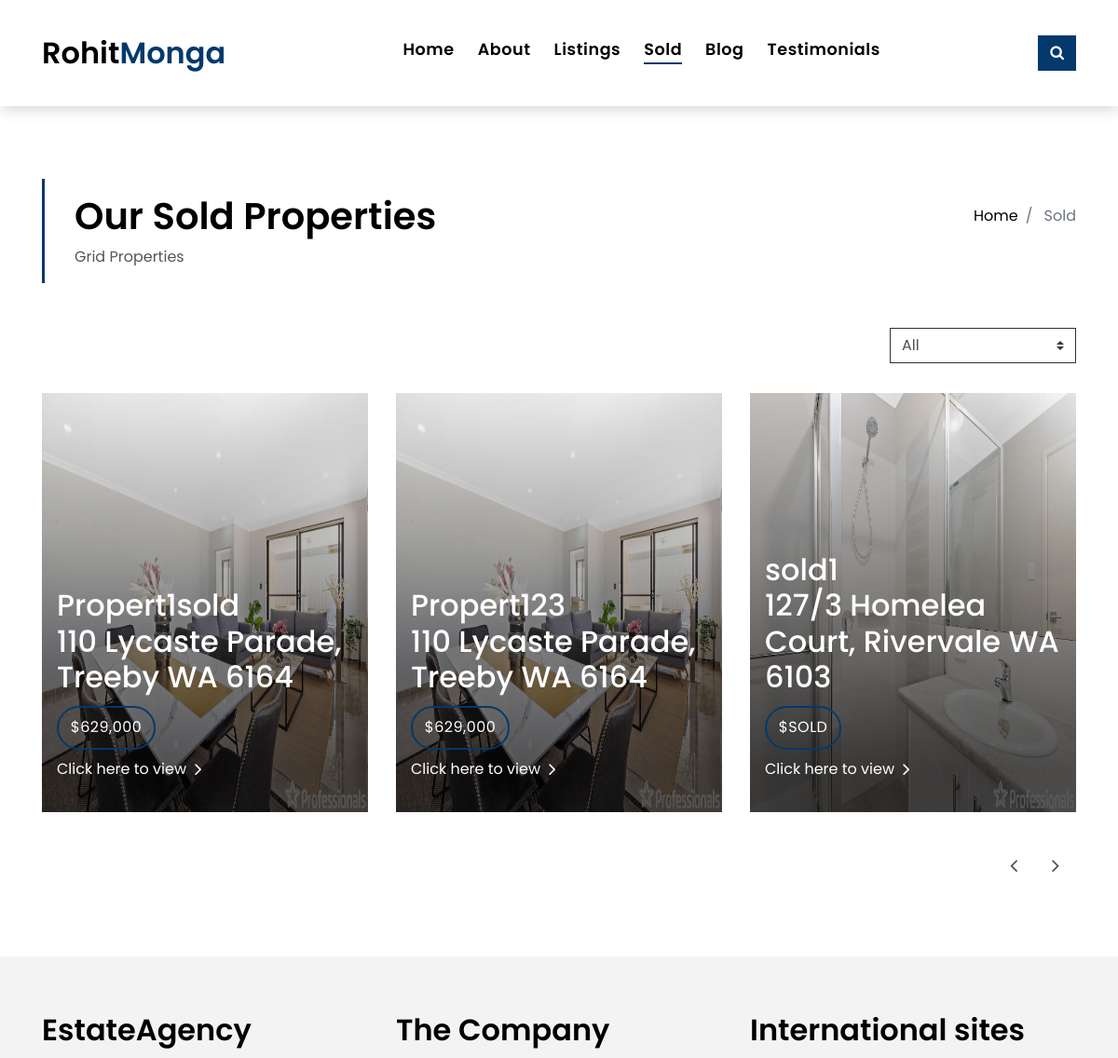
The app's page /sold (upper part), older data.
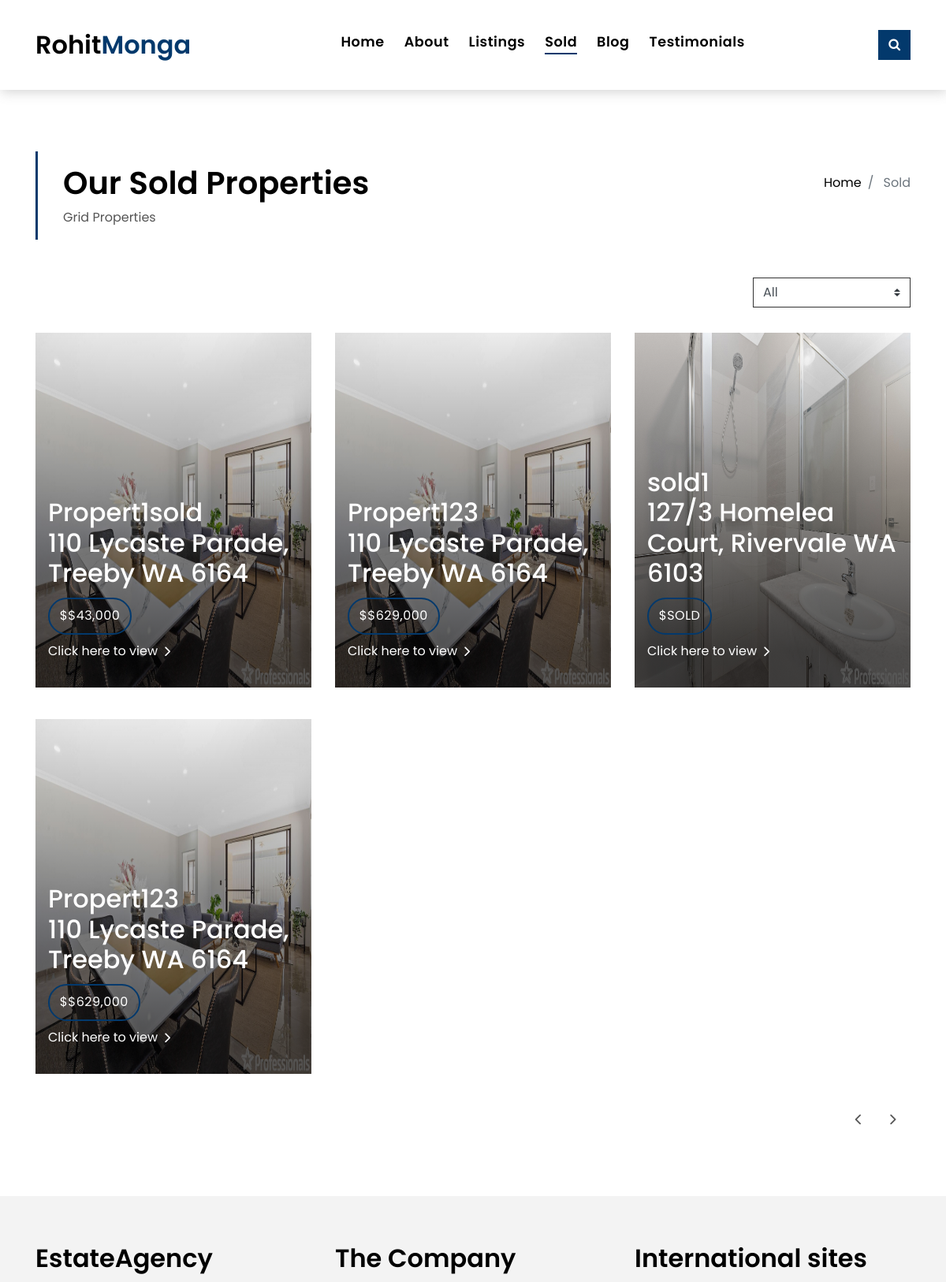
The same page, newer data.
### pages/models.py (models this page shows, shortened)
class SoldListing(models.Model):
    title = models.CharField(max_length=255)
    address = models.CharField(max_length=200)
    description = models.TextField(blank=True)
    price = models.CharField(max_length=20)
    bedrooms = models.IntegerField(blank=True)
    bathrooms = models.IntegerField(default=2, blank=True)
    garage = models.IntegerField(default=2, blank=True)
    area = models.IntegerField(null=True, blank=True)
    lot_size = models.IntegerField(null=True, blank=True)
    photo_main = models.ImageField(upload_to='photos/%Y/%m/%d', validators=[validate_image_size])
    photo_1 = models.ImageField(upload_to='photos/%Y/%m/%d', blank=True, validators=[validate_image_size])
    photo_2 = models.ImageField(upload_to='photos/%Y/%m/%d', blank=True, validators=[validate_image_size])
    photo_3 = models.ImageField(upload_to='photos/%Y/%m/%d', blank=True, validators=[validate_image_size])
    photo_4 = models.ImageField(upload_to='photos/%Y/%m/%d', blank=True, validators=[validate_image_size])
    photo_5 = models.ImageField(upload_to='photos/%Y/%m/%d', blank=True, validators=[validate_image_size])
    photo_6 = models.ImageField(upload_to='photos/%Y/%m/%d', blank=True, validators=[validate_image_size])
    photo_7 = models.ImageField(upload_to='photos/%Y/%m/%d', blank=True, validators=[validate_image_size])
    photo_8 = models.ImageField(upload_to='photos/%Y/%m/%d', blank=True, validators=[validate_image_size])
    photo_9 = models.ImageField(upload_to='photos/%Y/%m/%d', blank=True, validators=[validate_image_size])
    photo_10 = models.ImageField(upload_to='photos/%Y/%m/%d', blank=True, validators=[validate_image_size])
    photo_11 = models.ImageField(upload_to='photos/%Y/%m/%d', blank=True, validators=[validate_image_size])
    photo_12 = models.ImageField(upload_to='photos/%Y/%m/%d', blank=True, validators=[validate_image_size])
    photo_13 = models.ImageField(upload_to='photos/%Y/%m/%d', blank=True, validators=[validate_image_size])
    photo_14 = models.ImageField(upload_to='photos/%Y/%m/%d', blank=True, validators=[validate_image_size])
    photo_15 = models.ImageField(upload_to='photos/%Y/%m/%d', blank=True, validators=[validate_image_size])
    photo_16 = models.ImageField(upload_to='photos/%Y/%m/%d', blank=True, validators=[validate_image_size])
    photo_17 = models.ImageField(upload_to='photos/%Y/%m/%d', blank=True, validators=[validate_image_size])
    photo_18 = models.ImageField(upload_to='photos/%Y/%m/%d', blank=True, validators=[validate_image_size])
    floor_plan = models.FileField(upload_to='floor_plans/%Y/%m/%d', blank=True, null=True)
    video = models.URLField(blank=True)
    home_open = models.CharField(max_length=200, blank=True)
    is_published = models.BooleanField(default=True)
    list_date = models.DateTimeField(default=datetime.now, blank=True)
    qr_code = models.ImageField(upload_to='qr_codes/', blank=True, null=True)
    sold_date = models.DateTimeField(default=datetime.now, blank=True)
    class Meta:
        verbose_name_plural = "Sold Listings"

### pages/views.py (the view)
# urls.py: path('sold', views.Sold, name='sold'),
def Sold(request):
    all_sold = SoldListing.objects.all()
    return render(request, 'sold.html', {'sold': all_sold})

### pages/templates/sold.html (shortened to what the changed rows need)
{% load static %}
<!DOCTYPE html>
<html lang="en">
<head>
  <link href="{% static 'lib/bootstrap/css/bootstrap.min.css' %}" rel="stylesheet">
  <link href="{% static 'lib/font-awesome/css/font-awesome.min.css' %}" rel="stylesheet">
  <link href="{% static 'lib/animate/animate.min.css' %}" rel="stylesheet">
  <link href="{% static 'lib/ionicons/css/ionicons.min.css' %}" rel="stylesheet">
  <link href="{% static 'lib/owlcarousel/assets/owl.carousel.min.css' %}" rel="stylesheet">
  <link href="{% static 'css/style.css' %}" rel="stylesheet">
</head>
<body>
  <section class="intro-single">
    <div class="container">
      <div class="row">
        <div class="col-md-12 col-lg-8">
          <div class="title-single-box">
            <h1 class="title-single">Our Sold Properties</h1>
          </div>
        </div>
      </div>
    </div>
  </section>
  <section class="property-grid grid">
    <div class="container">
        <div class="row">
            {% for listing in sold %}
                {% if listing.id %}
                    <div class="col-md-4">
                        <div class="card-box-a card-shadow">
                            <div class="img-box-a">
                                <img src="{{ listing.photo_main.url }}" alt="" class="img-a img-fluid" style="height: 450px;">
                            </div>
                            <div class="card-overlay">
                                <div class="card-overlay-a-content">
                                    <div class="card-header-a">
                                        <h2 class="card-title-a">
                                            <a href="{% url 'sold_detail' listing.id %}">{{ listing.title }}
                                                <br /> {{ listing.address }}</a>
                                        </h2>
                                    </div>
                                    <div class="card-body-a">
                                        <div class="price-box d-flex">
                                            <span class="price-a">${{ listing.price }}</span>
                                        </div>
                                        <a href="{% url 'sold_detail' listing.id %}" class="link-a">Click here to view
                                            <span class="ion-ios-arrow-forward"></span>
                                        </a>
                                    </div>
                                </div>
                            </div>
                        </div>
                    </div>
                {% endif %}
            {% endfor %}
        </div>
    </div>
</section>
</body>
</html>

Row changes from the older to the newer data that the page shows:
changed SoldListing "Propert1sold": price "629,000" → "$43,000"
changed SoldListing (number 2 of 4 on the later page): price "629,000" → "$629,000"
added SoldListing: photo_main (picture), title "Propert123", address "110 Lycaste Parade, Treeby WA 6164", price "$629,000"
